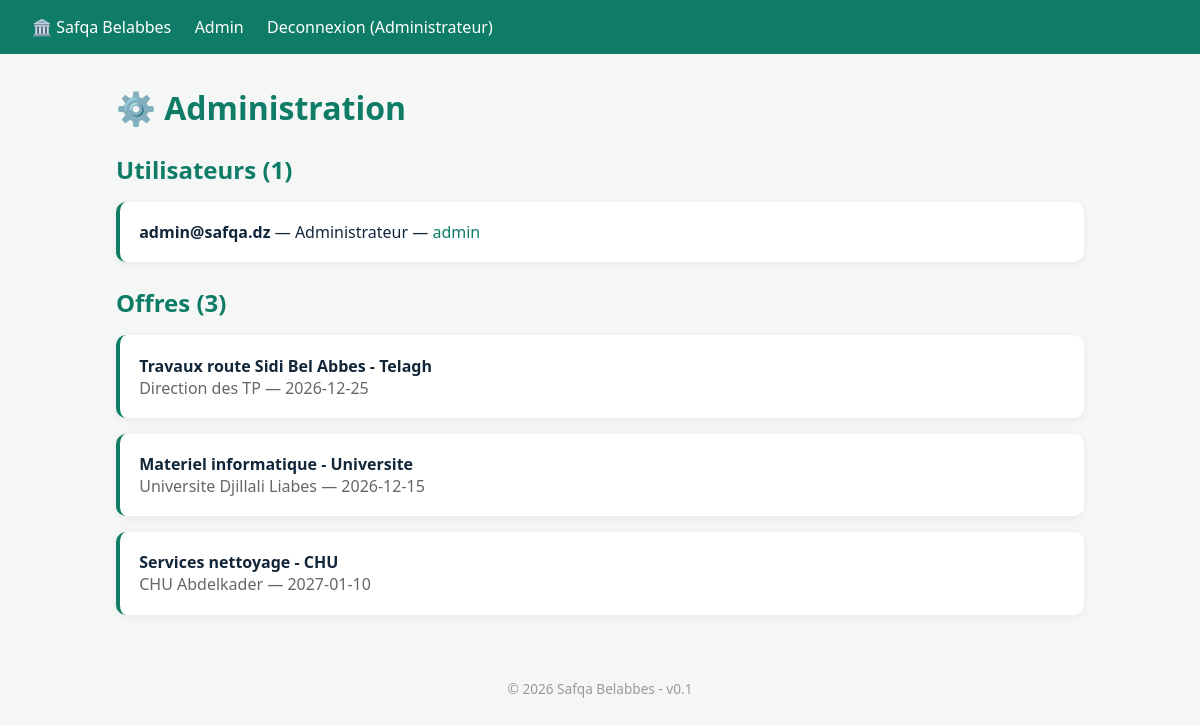
The page /admin (signed in) on the database its author committed.
### app/__init__.py (models this page shows, shortened)
class User(UserMixin, db.Model):
    __tablename__ = "users"
    id = db.Column(db.Integer, primary_key=True)
    email = db.Column(db.String(150), unique=True, nullable=False)
    password_hash = db.Column(db.String(255), nullable=False)
    full_name = db.Column(db.String(120), nullable=False)
    role = db.Column(db.String(20), default="user")
    @property
    def is_admin(self):
        return self.role == "admin"

class Tender(db.Model):
    __tablename__ = "tenders"
    id = db.Column(db.Integer, primary_key=True)
    title = db.Column(db.String(500), nullable=False)
    agency = db.Column(db.String(200), nullable=False)
    deadline = db.Column(db.String(50), nullable=False)

### app/routes.py (the view)
@bp.route("/admin")
@login_required
def admin():
    if not current_user.is_admin:
        flash("Acces refuse", "error")
        return redirect(url_for("routes.index"))
    return render_template("admin.html",
                           users=User.query.all(),
                           tenders=Tender.query.all())

### app/templates/admin.html
{% extends "base.html" %}
{% block content %}
<h1>⚙️ Administration</h1>
<h2>Utilisateurs ({{ users|length }})</h2>
{% for u in users %}
<div class="card">
  <strong>{{ u.email }}</strong> — {{ u.full_name }} — <span style="color:#0e7c66">{{ u.role }}</span>
</div>
{% endfor %}
<h2>Offres ({{ tenders|length }})</h2>
{% for t in tenders %}
<div class="card">
  <strong>{{ t.title }}</strong><br>
  <span style="color:#666">{{ t.agency }} — {{ t.deadline }}</span>
</div>
{% endfor %}
{% endblock %}

### app/templates/base.html (shortened to what this page needs)
<!DOCTYPE html>
<html lang="fr">
<head>
</head>
<body>
<header>
  <a href="/">🏛️ Safqa Belabbes</a>
  <a href="/admin">Admin</a>
  {% if current_user.is_authenticated %}
    <a href="/logout">Deconnexion ({{ current_user.full_name }})</a>
  {% else %}
    <a href="/login">Connexion</a>
  {% endif %}
</header>
<main>
{% block content %}{% endblock %}
</main>
<footer>© 2026 Safqa Belabbes - v0.1</footer>
</body>
</html>

### app/templates/base.html (style rules this page uses)
* { box-sizing: border-box; margin: 0; padding: 0; }
body { font-family: system-ui, sans-serif; background: #f5f7f6; color: #12263a; }
header { background: #0e7c66; color: #fff; padding: 1rem 2rem; }
header a { color: #fff; text-decoration: none; margin-right: 1.2rem; font-weight: 500; }
main { max-width: 1000px; margin: 2rem auto; padding: 0 1rem; }
h1 { margin-bottom: 1.5rem; color: #0e7c66; }
h2 { margin: 1.5rem 0 0.8rem; color: #0e7c66; }
.card { background: #fff; padding: 1.2rem; margin: 1rem 0; border-radius: 10px; box-shadow: 0 2px 8px rgba(0,0,0,.06); border-left: 4px solid #0e7c66; }
footer { text-align: center; padding: 2rem; color: #999; font-size: 0.85rem; }

### rows shown on the page
User: full_name "Administrateur", email "admin@safqa.dz", role "admin"
Tender: title "Travaux route Sidi Bel Abbes - Telagh", agency "Direction des TP", deadline "2026-12-25"
Tender: title "Materiel informatique - Universite", agency "Universite Djillali Liabes", deadline "2026-12-15"
Tender: title "Services nettoyage - CHU", agency "CHU Abdelkader", deadline "2027-01-10"

### other values the page prints
{{ users|length }} "1"
{{ tenders|length }} "3"
